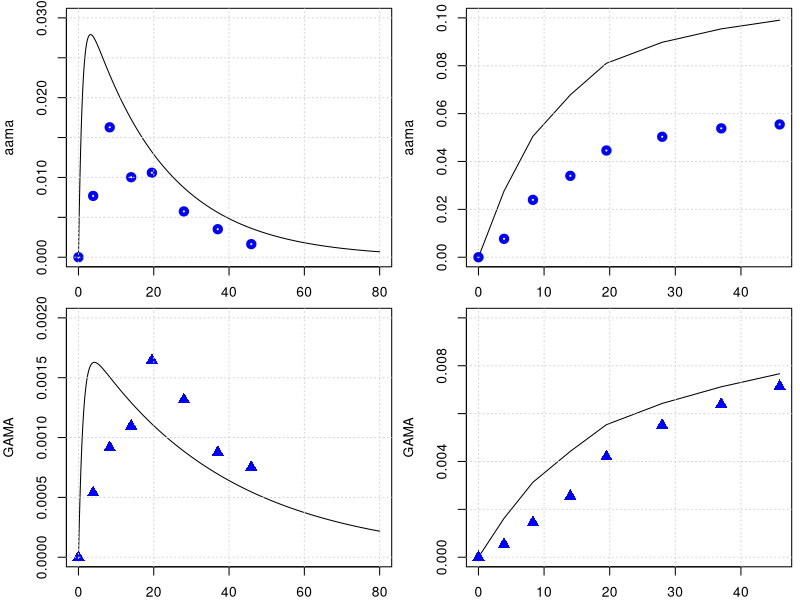

Reproduce this figure in R.
library(deSolve)
library(minpack.lm)

graphics.off()

#body weight in kg
BW = 70 
# fractions of BW
##https://journals.sagepub.com/doi/pdf/10.1177/ANIB_32_3-4
F_B = 0.079 
F_B_AB = 0.35 #fraction: arterial blood of blood volume
F_B_VB = 0.65 #fraction: venous blood of blood volume
F_Li = 0.026
F_Ki = 0.0044
F_T = 1-(F_B+F_Li+F_Ki)
#organ volumes in L
V_AB <- BW*F_B*F_B_AB 
V_VB <- BW*F_B*F_B_VB 
V_T <- BW*F_T
V_Ki <- BW*F_Ki
V_Li <- BW*F_Li
#cardiac output in L/(kg*h)
##https://journals.sagepub.com/doi/pdf/10.1177/ANIB_32_3-4
QCC = 16        #12.5 # maybe 14 or 6.5 check?
Q_C = QCC*BW^0.75
#FQ_P = 2.5/100 Trine: We don't have a lung compartment in this model
FQ_Li = 0.19
FQ_Ki = 0.255 #total - there is also an aterial flow rate 
FQ_T = 1 -( FQ_Li + FQ_Ki) # +FQ_P) Trine: We don't have a lung compartment in this model
Q_Li <- Q_C*FQ_Li
Q_Ki <- Q_C*FQ_Ki
Q_T <- Q_C*FQ_T

# partition coefficient
pAA_TB = 0.2
pAA_KiB = 0.2
pAA_LiB = 1.5

pGA_TB = 0.97
pGA_LiB = 0.9
pGA_KiB = .3

#reaction rate constants 
k_AAuptake = 1 #1/h

k_onAA_T = 0.28 #1/h
k_onAA_B = 0.36 #1/h
k_onAA_Li = 0.71 #1/h
k_onAA_Ki = 0.83 #1/h

k_syn_GSH = 0.25 #mmol/h 
k_cl_GSH = 0.35 #1/h
k_onAA_GSH = 0.55 #L/(mmol h)
k_onGA_GSH = 0.8 #L/(mmol h)

k_onGA_T = 0.089 #1/h
k_onGA_B = 0.108 #1/h
k_onGA_Ki = k_onAA_T/2 #1/h
k_onGA_Li = 0.215 #1/h

k_exc_AAMA = 0.049      # 0.049 #1/h or 0.13 # this will change the shape
k_exc_GAMA = 0.027     # 0.077 #1/h  # or 0.027
k_exc_GAOH = 0.077     # 1/h
k_exc_GA <- 1.48       # 1/h Q_Ki*0.025
k_exc_AA <- 2

PL1 = 1.7     # !$'liver/blood partition AA'
PL2 = 0.9    # !$'liver/blood partition GA'

MW_aa = 71   # mg/mmol
MW_ga = 87   # mg/mmol

MW_GSH = 307.32 # mg/mmol

VMAXGC1 = 1   #!Vmax for GSH-AA conjugation mg/hr-kg^0.7
VMAXG1 = VMAXGC1/MW_aa*BW**0.7    # !$'Liver AA-GSH rate'

# Maximum velocity for enzymatic reaction 
V_max_p450 = 9 /MW_aa*BW^0.7  # 0.235 mg/h (Tien: AA to GA mmol/hr)
V_max_EH = 20 /MW_ga*BW^0.7  
KM_p450 = 10.0
KM_EH = 100.0
# maximum rate of GA and AA conjugation with GSH (mg/(h BW^0.7))
Vmax_GA_GSH <- 20*BW^0.7 # from the Sweeny  fitted   mg/h
Vmax_AA_GSH <- 22*BW^0.7 # from the Sweeny  fitted   mg/h

k_0_GSH = 7

AGSH0 = k_0_GSH * V_Li * MW_GSH

KMG1 = 100/MW_aa  #!Km with respect to AA for GSH conjugation mM
KMGG = 0.1        # !KM with respect to GSH for AA or GA conjugation with GSH mM
KMG2 = 100/MW_ga  #!Km with respect to GA for GSH conjugation mM


KPT_Li = 0.015    # !'protein turnover rate in liver'
KPT_Ki = 0.013    #  !'protein turnover rate in kidney'
KPTR = 0.013      # !'protein turnover rate in rpt'
KPTS = 0.0039     # !'protein turnover rate in spt'
KPTRB = 0.0039    # !'protein turnover rate in rbc'
KPTPL = 0.0039    # !'protein turnover rate in plasma'
# +++++++++++++++++++++++++++++++++++++++++++++++++++++++++++++++++
# create list of parameter
# +++++++++++++++++++++++++++++++++++++++++++++++++++++++++++++++++
params <- unlist(c(data.frame(pAA_TB, pAA_LiB, pAA_KiB,
                              pGA_TB, pGA_LiB, pGA_KiB,
                              k_onAA_T, k_onAA_B, k_onAA_Li, k_onAA_GSH, k_onAA_Ki,
                              k_onGA_T, k_onGA_B, k_onGA_Li, k_onGA_Ki, k_exc_GA,
                              k_onGA_GSH, k_exc_AAMA, k_exc_GAMA, k_exc_GAOH,
                              k_cl_GSH, V_max_p450, KM_p450, V_max_EH, KM_EH,
                              k_AAuptake)
))
yini <- c(m_AA_AB = 0.0, m_GA_AB = 0.0, 
          a_pb_AA_B = 0 ,
          m_AA_VB = 0.0, m_GA_VB = 0.0,
          m_AA_Ki = 0.0, m_GA_Ki = 0.0, m_AA_dose = 0 ,
          m_AA_Li = 0.0, m_AAMA = 0.0,  #m_AAMA_urinary = 0.0,
          m_GA_Li = 0.0,
          a_pb_GA_Li   = 0.0,
          m_GAMA  = 0.0,
          #m_GAMA_urinary = 0.0, 
          m_GSH_Li = k_0_GSH * V_Li * MW_GSH, 
          m_AA_T = 0.0, m_GA_T = 0.0,
          m_GAOH = 0.0, 
          m_AA_out = 0.0,
          m_AA_accum = 0.0,
          m_AA_free = 0.0,
          m_AA_in = 0.0,
          m_GA_out = 0.0,
          m_GA_accum = 0.0,
          m_GA_free = 0.0,
          m_GA_in = 0.0,
          a_pb_AA_Ki = 0,
          a_pb_AA_Li = 0,
          a_pb_GA_Ki = 0
)
# ++++++++++++++++++++++++++++++++++++++++++++++++++++++++++++++++++
# PBPK model for Acrylamide 
# ++++++++++++++++++++++++++++++++++++++++++++++++++++++++++++++++++
PBPKmodelAA <- function(t,state,parameter){
  with(as.list(c(t,state,parameter)), {
    ########################################################################################  
    #----#---#  Model for aa  #---#---#
    # concentrations blood in the organs in mg/L
    c_AA_AB <- m_AA_AB/V_AB   
    c_AA_VB <- m_AA_VB/V_VB
    c_AA_T <- m_AA_T/V_T
    c_AA_Li <- m_AA_Li/V_Li
    c_AA_Ki <- m_AA_Ki/V_Ki
    
    c_GSH_Li <- m_GSH_Li/V_Li
    
    # Blood
    #-----------------------------
    # units checked -> mg/h   
    dm_AA_AB <- Q_C*(c_AA_VB - c_AA_AB) -k_onAA_B*m_AA_AB
    # units checked -> mg/h   
    dm_AA_VB <- Q_T*(c_AA_T/pAA_TB) +Q_Li*(c_AA_Li/pAA_LiB) +Q_Ki*(c_AA_Ki/pAA_KiB) - Q_C*c_AA_VB -k_onAA_B*m_AA_VB
    
    # Trine: I added this. Can we make an overall turnover rate in blood? Is this correct? 
    da_pb_AA_B <- k_onAA_B*m_AA_AB + k_onAA_B*m_AA_VB - a_pb_AA_B*KPTRB
    
    # Kidney
    #---------------------------------
    # units checked -> mg/h   
    dm_AA_Ki <- Q_Ki*c_AA_AB -Q_Ki*(c_AA_Ki/pAA_KiB) -k_onAA_Ki*m_AA_Ki 
    
    # protein tunr over AA in Kidney
    da_pb_AA_Ki <- k_onAA_Ki*m_AA_Ki - a_pb_AA_Ki*KPT_Ki
    
    # units checked -> mg/h   
    dm_AA_dose <- -k_AAuptake*m_AA_dose
    
    # Liver
    #--------------------------------
    # units checked -> mg/h
    dm_GSH_Li <- k_0_GSH * V_Li * MW_GSH - k_cl_GSH*m_GSH_Li 
    
    # unit chekced mg/h 
    metAA_GSH <- Vmax_AA_GSH * c_AA_Li * c_GSH_Li / ((KMG1 + c_AA_Li) * (KMGG + c_GSH_Li))
    
    metAA_P450 <- V_max_p450 * MW_aa*c_AA_Li/ (KM_p450+c_AA_Li)
    
    # units checked -> mg/h  
    dm_AA_Li <- Q_Li*(c_AA_AB - c_AA_Li/pAA_LiB) + k_AAuptake*m_AA_dose - k_onAA_Li*m_AA_Li  - metAA_P450 - metAA_GSH 
    
    # protein tunr over AA in Liver
    da_pb_AA_Li <- k_onAA_Li*m_AA_Li - a_pb_AA_Li * KPT_Li
    
    # Tissue
    #--------------------------------------------------------------
    # units checked -> mg/h   
    dm_AA_T <- Q_T*(c_AA_AB - c_AA_T/pAA_TB) -k_onAA_T*m_AA_T
    
    # Urine
    #-------------------------------------------------------------
    # units checked -> mg/h   
    dm_AAMA <- metAA_GSH  - m_AAMA*k_exc_AAMA # Maria: The first term should be deleted
    
    dm_AA_out <- metAA_P450 + metAA_GSH
    dm_AA_in <- k_AAuptake*m_AA_dose
    dm_AA_accum <- k_onAA_B*m_AA_AB +k_onAA_B*m_AA_VB +k_onAA_T*m_AA_T +k_onAA_Li*m_AA_Li +k_onAA_Ki*m_AA_Ki
    dm_AA_free <- dm_AA_AB + dm_AA_VB +dm_AA_T +dm_AA_Li +dm_AA_Ki
    ########################################################################################  
    ########################################################################################    
    #----#---#  Model for Ga  #---#---#    
    #concentrations blood in the organs in mg/L
    c_GA_AB <- m_GA_AB/V_AB ;   c_GA_VB <- m_GA_VB/V_VB
    c_GA_T <- m_GA_T/V_T
    c_GA_Li <- m_GA_Li/(V_Li*PL2)
    c_GA_Ki <- m_GA_Ki/V_Ki
    # units checked -> mg/h   
    dm_GA_AB <- Q_C*(c_GA_VB - c_GA_AB) -k_onGA_B*m_GA_AB
    # units checked -> mg/h   
    dm_GA_VB <- Q_T*(c_GA_T/pGA_TB) +Q_Li*(c_GA_Li/pGA_LiB) +Q_Ki*(c_GA_Ki/pGA_KiB) - Q_C*c_GA_VB -k_onGA_B*m_GA_VB
    # units checked -> mg/h   
    dm_GA_Ki <- Q_Ki*c_GA_AB -Q_Ki*(c_GA_Ki/pGA_KiB) -k_onGA_Ki*m_GA_Ki 
    
    # protein tunr over AA in Kidney
    da_pb_GA_Ki <- k_onGA_Ki*m_GA_Ki - a_pb_GA_Ki*KPT_Ki
    
    # units checked -> mg/h
    metGA_GSH <- Vmax_GA_GSH * c_GSH_Li *c_GA_Li / (c_GA_Li + KMG2)/(c_GSH_Li + KMGG)
    metGA_EH <- V_max_EH *MW_ga *c_GA_Li / (KM_EH + c_GA_Li)
    # units checked -> mg/h 
    dm_GA_Li <- Q_Li*(c_GA_AB - c_GA_Li/pGA_LiB) - k_onGA_Li*m_GA_Li + metAA_P450 - metGA_GSH -metGA_EH 
    
    # protein tunr over GA in Liver
    da_pb_GA_Li = k_onGA_Li*m_GA_Li - a_pb_GA_Li*KPT_Li 
    
    # units checked -> mg/h, 
    dm_GAMA <-  metGA_GSH  -m_GAMA*k_exc_GAMA
    
    dm_GA_T <- Q_T*(c_GA_AB - c_GA_T/pGA_TB) -k_onGA_T*m_GA_T
    
    dm_GAOH <- metGA_EH -m_GAOH*k_exc_GAMA
    
    dm_GA_out <- metGA_GSH + metGA_EH 
    dm_GA_in <- metAA_P450
    dm_GA_accum <- k_onGA_B*m_GA_AB +k_onGA_B*m_GA_VB +k_onGA_T*m_GA_T +k_onGA_Li*m_GA_Li +k_onGA_Ki*m_GA_Ki
    dm_GA_free <- dm_GA_AB + dm_GA_VB +dm_GA_T +dm_GA_Li +dm_GA_Ki 
    
    
    return(list(c(dm_AA_AB,  dm_GA_AB,
                  da_pb_AA_B,
                  dm_AA_VB,    dm_GA_VB,
                  dm_AA_Ki,  dm_GA_Ki,  dm_AA_dose,
                  dm_AA_Li,
                  dm_AAMA,   
                  dm_GA_Li, da_pb_GA_Li, dm_GAMA,
                  dm_GSH_Li, dm_AA_T,   dm_GA_T,
                  dm_GAOH,
                  dm_AA_in,
                  dm_AA_out,
                  dm_AA_accum,
                  dm_AA_free,
                  dm_GA_out,
                  dm_GA_accum,
                  dm_GA_free,
                  dm_GA_in,
                  da_pb_AA_Ki,
                  da_pb_AA_Li,
                  da_pb_GA_Ki
    )))
  })
}
PBPKmodelAA <- compiler::cmpfun(PBPKmodelAA)



################################################################
# manual readout from Kopp and Dekant 2009
################################################################
times <- seq(from = 0, to = 80, by = 0.1)
diet <- data.frame(var = "m_AA_dose", method = "add",
                   time = c(0.0),  value = 0.5 *BW /1000 )  # dose of 0.05 microg/kg bw
out <- ode(y = yini, times = times, func = PBPKmodelAA, parms = params, events = list(data = diet))
yobs_urine <- data.frame(
  time = c(0.0, 3.9, 8.3, 14, 19.5, 28, 37, 45.9),
  AAMA = c(0.0/1000000, 32.8/1000000, 69.5/1000000, 42.8/1000000, 45.2/1000000, 24.5/1000000, 15/1000000, 7/1000000)*234.28, #https://pubchem.ncbi.nlm.nih.gov/compound/N-Acetyl-S-_2-carbamoylethyl_-L-cysteine
  GAMA = c(0.0, 2.15*1e-6, 3.66*1e-6, 4.38*1e-6, 6.57*1e-6, 5.26*1e-6, 3.50*1e-6, 3.0*1e-6)*250.27
)
# plot for AAMA in urinary
par(mfrow=c(2,2),mar=c(2,4,.5,.5))
plot(out[,'time'], out[,'m_AAMA']   ,type = 'l',xlab = 'time', ylab = 'aama', ylim = c(0,.03) )
points(yobs_urine$time, yobs_urine$AAMA , col="blue", lwd = 4) ; grid()
time_points_measure_unrine = c(1, 40, 84, 141, 196, 280 , 371, 460)
tamtam = out[,'m_AAMA'][time_points_measure_unrine ]
plot(yobs_urine$time, cumsum( tamtam ),type = 'l', ylab = 'aama', ylim = c(0,.1), xlab = 'time' ); grid()
points(yobs_urine$time, cumsum(yobs_urine$AAMA) , col="blue", lwd = 4)

# plot for GAMA 
plot(out[,'time'], out[,'m_GAMA']  ,type = 'l',xlab = '', ylab = 'GAMA', ylim = c(0,.002) )
points(yobs_urine$time, yobs_urine$GAMA , col="blue", cex = 1.5, pch = 17); grid()
time_points_measure_unrine = c(1, 40, 84, 141, 196, 280 , 371, 460)
tamtam = out[,'m_GAMA'][time_points_measure_unrine ]
plot(yobs_urine$time, cumsum( tamtam ),type = 'l',xlab = '', ylab = 'GAMA', ylim = c(0,.01) ); grid()
points(yobs_urine$time, cumsum(yobs_urine$GAMA) , col="blue",cex = 1.5, pch = 17)
